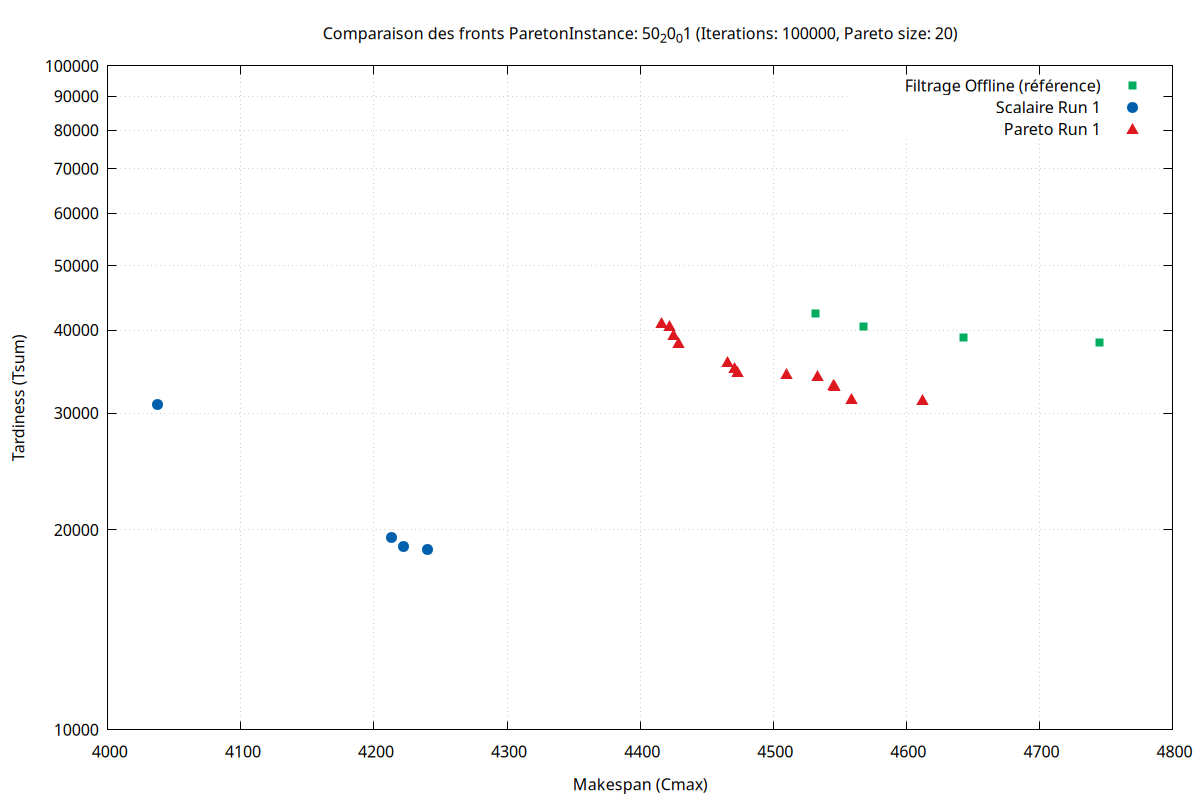

Recreate this plot in gnuplot.
# ============================================
# Script gnuplot généré automatiquement
# TP Multi-objectif FSP - Analyse graphique
# Instance: instances/50_20_01
# Iterations: 100000, Pareto size: 20
# Préfixe: 50_20_01_i100000_p20
# ============================================

# Configuration générale
set terminal pngcairo enhanced size 1200,800
set encoding utf8
set datafile separator whitespace
set key top right
set grid
set style line 1 lc rgb '#0060ad' lt 1 lw 2 pt 7 ps 1.5   # Scalaire
set style line 2 lc rgb '#dd181f' lt 1 lw 2 pt 9 ps 1.5   # Pareto
set style line 3 lc rgb '#00ad60' lt 2 lw 2 pt 5 ps 1.0   # Offline

# Titre et labels
set title 'Comparaison des fronts Pareto\nInstance: 50_20_01 (Iterations: 100000, Pareto size: 20)'
set xlabel 'Makespan (Cmax)'
set ylabel 'Tardiness (Tsum)'
set logscale y

# Fichier de sortie
set output '/media/remi-raoul/Data/data/documents/ING3_2025-2026/Mineure IA - Résolution de problèmes/TP/tp2/results_50_20_01_100000/50_20_01_i100000_p20_front_comparaison.png'

# Tracé des données
plot '/media/remi-raoul/Data/data/documents/ING3_2025-2026/Mineure IA - Résolution de problèmes/TP/tp2/results_50_20_01_100000/50_20_01_i100000_p20_front_offline.dat' using 1:2 with points ls 3 title 'Filtrage Offline (référence)', '/media/remi-raoul/Data/data/documents/ING3_2025-2026/Mineure IA - Résolution de problèmes/TP/tp2/results_50_20_01_100000/50_20_01_i100000_p20_front_scalaire_run_1.dat' using 1:2 with points ls 1 title 'Scalaire Run 1', '/media/remi-raoul/Data/data/documents/ING3_2025-2026/Mineure IA - Résolution de problèmes/TP/tp2/results_50_20_01_100000/50_20_01_i100000_p20_front_pareto_run_1.dat' using 1:2 with points ls 2 title 'Pareto Run 1'

# Fin du script
print 'Script exécuté avec succès. Graphique généré: 50_20_01_i100000_p20_front_comparaison.png'
